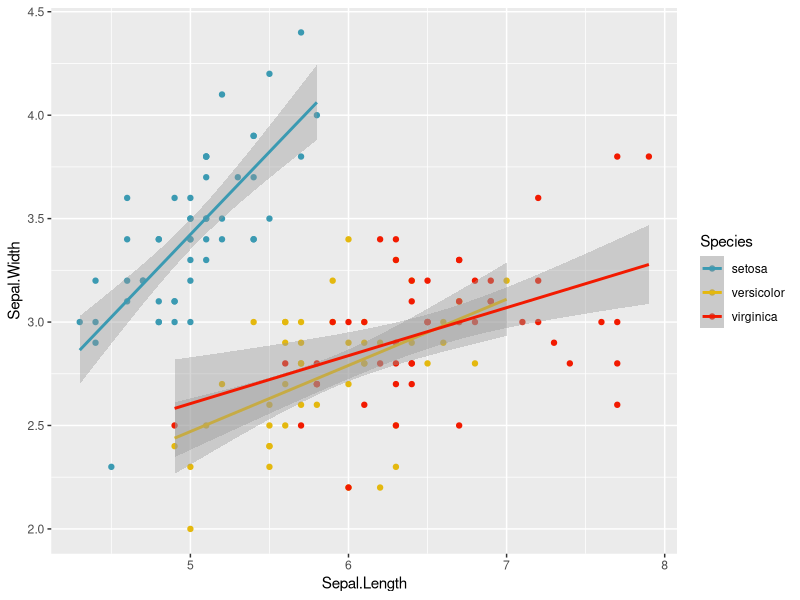

Here is the R script that generated this plot:
## ---- chunk 1

mean(iris$Sepal.Length)
require(ggplot2)
ggplot(iris, aes(Sepal.Length, Sepal.Width, color = Species)) +
  geom_point() +
  geom_smooth(method = "lm") + 
  scale_color_manual(values = c("#3B9AB2", "#E4B80E", "#F21A00"))

